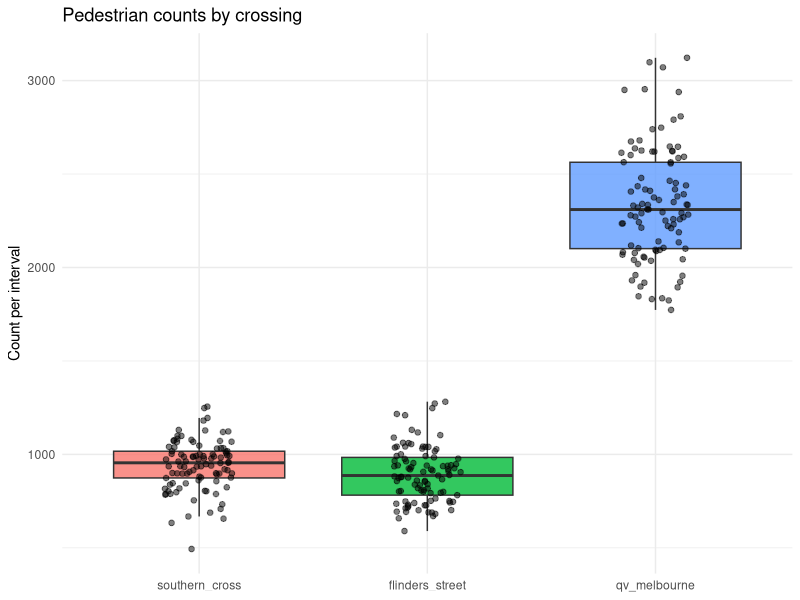
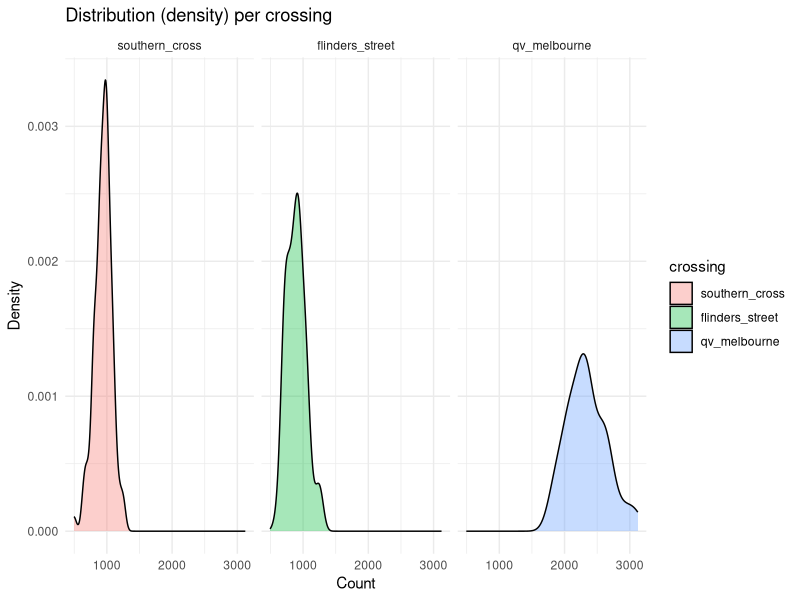
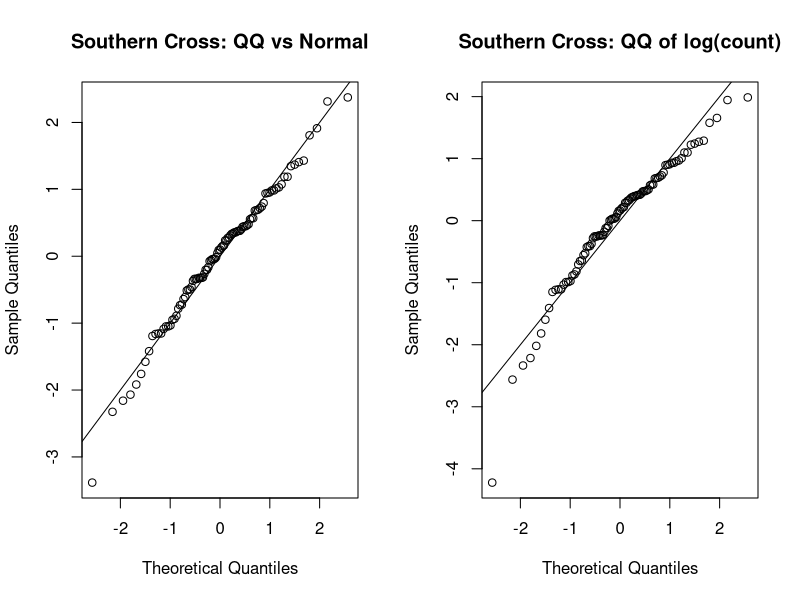
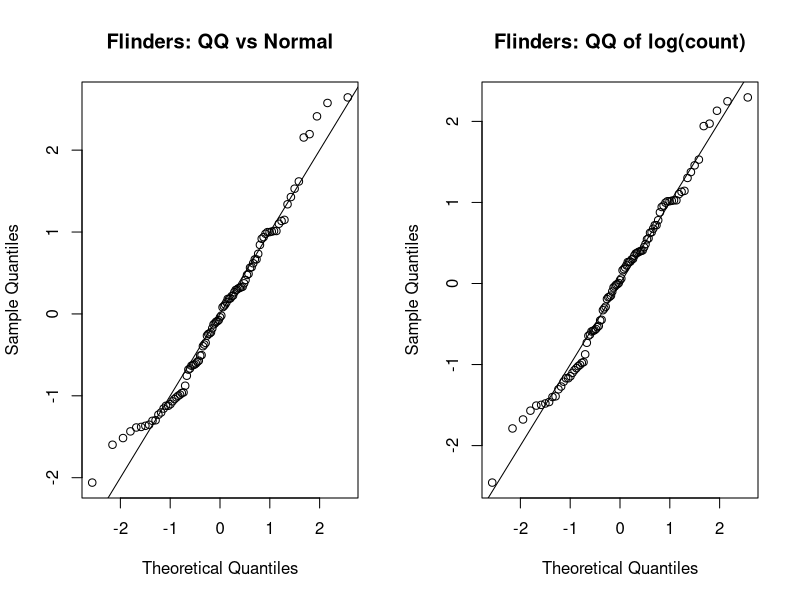
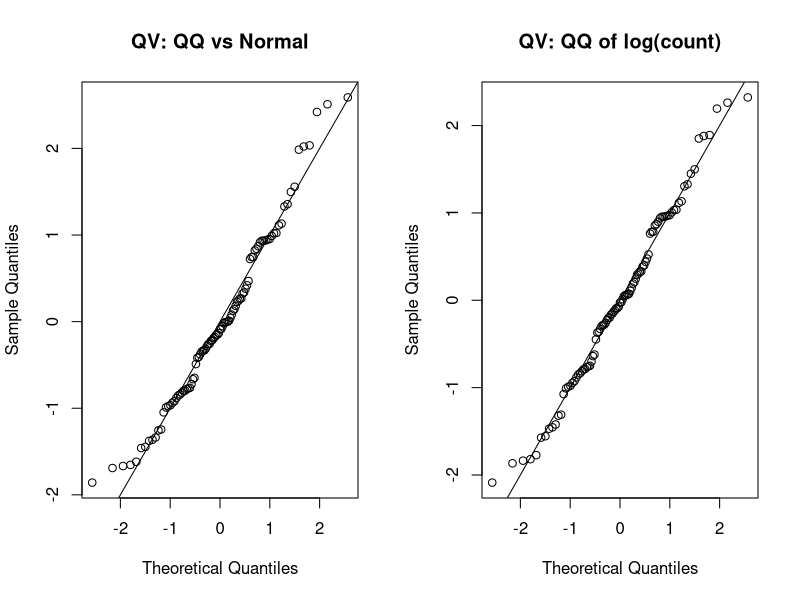

The R source for these figures, in order:
## ---- chunk 1
#| label: setup
#| include: false
#| echo: false
#| message: false
#| warning: false

knitr::opts_chunk$set(fig.align = "center", fig.width = 8, fig.height = 5, dpi = 150)

library(tidyverse)
library(boot)
library(MASS)

set.seed(355435)  

B <- 5000
## ---- chunk 2
pedestrian_df <- read.csv(here::here("data/pedestrians.csv"))
## ---- chunk 3
pedestrian_long <- pedestrian_df %>%
  mutate(obs = row_number()) %>%
  pivot_longer(-obs, names_to = "crossing", values_to = "count") %>%
  mutate(crossing = factor(crossing,
                           levels = c("southern_cross","flinders_street","qv_melbourne")))

# Box + jitter (great manager slide)
ggplot(pedestrian_long, aes(x = crossing, y = count, fill = crossing)) +
  geom_boxplot(outlier.shape = NA, alpha = 0.8) +
  geom_jitter(width = 0.15, alpha = 0.5, size = 1.6) +
  labs(title = "Pedestrian counts by crossing", x = NULL, y = "Count per interval") +
  theme_minimal() + theme(legend.position = "none")

# Density (shape of distributions)
ggplot(pedestrian_long, aes(x = count, fill = crossing)) +
  geom_density(alpha = 0.35) +
  facet_wrap(~ crossing, scales = "fixed") +
  labs(title = "Distribution (density) per crossing", x = "Count", y = "Density") +
  theme_minimal()

## ---- chunk 4
desc <- pedestrian_long |>
  group_by(crossing) |>
  summarise(
    n     = n(),
    mean  = mean(count),
    median= median(count),
    sd    = sd(count),
    min   = min(count),
    max   = max(count),
    iqr   = IQR(count),
    .groups = "drop"
)

## ---- chunk 5
# Southern Cross
sc <- pedestrian_df$southern_cross
fit_sc_norm  <- fitdistr(sc, "normal")
fit_sc_logn  <- fitdistr(sc, "lognormal")
fit_sc_gamma <- fitdistr(sc, "gamma")   # shape, rate

sc_models <- tibble(
  crossing = "southern_cross",
  model    = c("normal","lognormal","gamma"),
  logLik   = c(logLik(fit_sc_norm)[1],  logLik(fit_sc_logn)[1],  logLik(fit_sc_gamma)[1]),
  AIC      = c(AIC(fit_sc_norm),        AIC(fit_sc_logn),        AIC(fit_sc_gamma)),

  mean_est = c(
    unname(fit_sc_norm$estimate["mean"]),
    exp(fit_sc_logn$estimate["meanlog"] + 0.5*fit_sc_logn$estimate["sdlog"]^2),
    unname(fit_sc_gamma$estimate["shape"] / fit_sc_gamma$estimate["rate"])
  ),
  sd_est   = c(
    unname(fit_sc_norm$estimate["sd"]),
    sqrt((exp(fit_sc_logn$estimate["sdlog"]^2) - 1) *
         exp(2*fit_sc_logn$estimate["meanlog"] + fit_sc_logn$estimate["sdlog"]^2)),
    sqrt(unname(fit_sc_gamma$estimate["shape"]) / (unname(fit_sc_gamma$estimate["rate"])^2))
  )
)

# Flinders Street
fl <- pedestrian_df$flinders_street
fit_fl_norm  <- fitdistr(fl, "normal")
fit_fl_logn  <- fitdistr(fl, "lognormal")
fit_fl_gamma <- fitdistr(fl, "gamma")

fl_models <- tibble(
  crossing = "flinders_street",
  model    = c("normal","lognormal","gamma"),
  logLik   = c(logLik(fit_fl_norm)[1],  logLik(fit_fl_logn)[1],  logLik(fit_fl_gamma)[1]),
  AIC      = c(AIC(fit_fl_norm),        AIC(fit_fl_logn),        AIC(fit_fl_gamma)),

  mean_est = c(
    unname(fit_fl_norm$estimate["mean"]),
    exp(fit_fl_logn$estimate["meanlog"] + 0.5*fit_fl_logn$estimate["sdlog"]^2),
    unname(fit_fl_gamma$estimate["shape"] / fit_fl_gamma$estimate["rate"])
  ),
  sd_est   = c(
    unname(fit_fl_norm$estimate["sd"]),
    sqrt((exp(fit_fl_logn$estimate["sdlog"]^2) - 1) *
         exp(2*fit_fl_logn$estimate["meanlog"] + fit_fl_logn$estimate["sdlog"]^2)),
    sqrt(unname(fit_fl_gamma$estimate["shape"]) / (unname(fit_fl_gamma$estimate["rate"])^2))
  )
)

# QV Melbourne
qv <- pedestrian_df$qv_melbourne
fit_qv_norm  <- fitdistr(qv, "normal")
fit_qv_logn  <- fitdistr(qv, "lognormal")
fit_qv_gamma <- fitdistr(qv, "gamma")

qv_models <- tibble(
  crossing = "qv_melbourne",
  model    = c("normal","lognormal","gamma"),
  logLik   = c(logLik(fit_qv_norm)[1],  logLik(fit_qv_logn)[1],  logLik(fit_qv_gamma)[1]),
  AIC      = c(AIC(fit_qv_norm),        AIC(fit_qv_logn),        AIC(fit_qv_gamma)),

  mean_est = c(
    unname(fit_qv_norm$estimate["mean"]),
    exp(fit_qv_logn$estimate["meanlog"] + 0.5*fit_qv_logn$estimate["sdlog"]^2),
    unname(fit_qv_gamma$estimate["shape"] / fit_qv_gamma$estimate["rate"])
  ),
  sd_est   = c(
    unname(fit_qv_norm$estimate["sd"]),
    sqrt((exp(fit_qv_logn$estimate["sdlog"]^2) - 1) *
         exp(2*fit_qv_logn$estimate["meanlog"] + fit_qv_logn$estimate["sdlog"]^2)),
    sqrt(unname(fit_qv_gamma$estimate["shape"]) / (unname(fit_qv_gamma$estimate["rate"])^2))
  )
)

mle_fits <- bind_rows(sc_models, fl_models, qv_models) |>
  arrange(crossing, AIC)

mle_fits
## ---- chunk 6
par(mfrow = c(1,2))

# Southern Cross
qqnorm((sc - fit_sc_norm$estimate["mean"])/fit_sc_norm$estimate["sd"],
       main="Southern Cross: QQ vs Normal"); abline(0,1)
qqnorm((log(sc) - fit_sc_logn$estimate["meanlog"])/fit_sc_logn$estimate["sdlog"],
       main="Southern Cross: QQ of log(count)"); abline(0,1)

## Flinders
qqnorm((fl - fit_fl_norm$estimate["mean"]) / fit_fl_norm$estimate["sd"],
       main = "Flinders: QQ vs Normal"); abline(0, 1)

qqnorm((log(fl) - fit_fl_logn$estimate["meanlog"]) / fit_fl_logn$estimate["sdlog"],
       main = "Flinders: QQ of log(count)"); abline(0, 1)


## QV
qqnorm((qv - fit_qv_norm$estimate["mean"]) / fit_qv_norm$estimate["sd"],
       main = "QV: QQ vs Normal"); abline(0, 1)

qqnorm((log(qv) - fit_qv_logn$estimate["meanlog"]) / fit_qv_logn$estimate["sdlog"],
       main = "QV: QQ of log(count)"); abline(0, 1)


## ---- chunk 7

t.test(pedestrian_df$qv_melbourne, pedestrian_df$southern_cross,  paired = TRUE)  # QV - SC
t.test(pedestrian_df$qv_melbourne, pedestrian_df$flinders_street, paired = TRUE)  # QV - FL
t.test(pedestrian_df$southern_cross, pedestrian_df$flinders_street, paired = TRUE) # SC - FL

boot_stat_diff_paired <- function(d, idx){
  dd <- d[idx, , drop = FALSE]
  mean(dd[,1] - dd[,2])                 
}

boot_pair <- function(x, y, B = 5000, conf = 0.95){
  b  <- boot(data = cbind(x, y), statistic = boot_stat_diff_paired, R = B)
  ci <- boot.ci(b, conf = conf, type = "perc")
  tibble(
    est_diff = b$t0,
    se_boot  = sd(b$t),
    lo_perc  = unname(ci$percent[4]),
    hi_perc  = unname(ci$percent[5]))
}

paired_boot_table <- bind_rows(
  boot_pair(pedestrian_df$qv_melbourne,    pedestrian_df$southern_cross)  |> dplyr::mutate(contrast = "QV - SC"),
  boot_pair(pedestrian_df$qv_melbourne,    pedestrian_df$flinders_street) |> dplyr::mutate(contrast = "QV - FL"),
  boot_pair(pedestrian_df$southern_cross,  pedestrian_df$flinders_street) |> dplyr::mutate(contrast = "SC - FL")) |>
  relocate(contrast)
paired_boot_table
## ---- chunk 8
# Bootstrap statistic: empirical 90th percentile 
boot_stat_q90_emp <- function(x, idx) {
  quantile(x[idx], probs = 0.90, type = 7, names = FALSE)
}

boot_ci_emp <- function(x, B = 5000, conf = 0.95){
  b  <- boot(x, statistic = boot_stat_q90_emp, R = B)
  ci <- boot.ci(b, conf = conf, type = "perc")
  tibble(
    q90_hat = quantile(x, 0.90, type = 7, names = FALSE),
    lo      = unname(ci$percent[4]),
    hi      = unname(ci$percent[5]),
    method  = "Empirical (bootstrap percentile)"
  )
}

emp_tbl <- bind_rows(
  boot_ci_emp(pedestrian_df$southern_cross)  |> mutate(crossing = "southern_cross"),
  boot_ci_emp(pedestrian_df$flinders_street) |> mutate(crossing = "flinders_street"),
  boot_ci_emp(pedestrian_df$qv_melbourne)    |> mutate(crossing = "qv_melbourne")
) |> relocate(crossing)
emp_tbl
## ---- chunk 9
set.seed(123)
boot_stat_q90_model <- function(dist = c("normal","lognormal")){
  dist <- match.arg(dist)
  function(x, idx){
    xx <- x[idx]
    if (dist == "normal"){
      fit <- fitdistr(xx, "normal")
      qnorm(0.90, fit$estimate["mean"], fit$estimate["sd"])
    } else {
      fit <- fitdistr(xx, "lognormal")
      qlnorm(0.90, fit$estimate["meanlog"], fit$estimate["sdlog"])
    }
  }
}

boot_ci_model <- function(x, dist, B = 5000, conf = 0.95){
  statfun <- boot_stat_q90_model(dist)
  b  <- boot(x, statistic = statfun, R = B)

  if (dist == "normal"){
    fit <- fitdistr(x, "normal")
    qhat <- qnorm(0.90, fit$estimate["mean"], fit$estimate["sd"])
    lab  <- "Model (Normal)"
  } else {
    fit <- fitdistr(x, "lognormal")
    qhat <- qlnorm(0.90, fit$estimate["meanlog"], fit$estimate["sdlog"])
    lab  <- "Model (Lognormal)"
  }

  ci <- boot.ci(b, conf = conf, type = "perc")
  tibble(
    q90_hat = qhat,
    lo      = unname(ci$percent[4]),
    hi      = unname(ci$percent[5]),
    method  = lab
  )
}

mod_tbl <- bind_rows(
  boot_ci_model(pedestrian_df$southern_cross,  dist = "normal",    B = B) |> mutate(crossing = "southern_cross"),
  boot_ci_model(pedestrian_df$flinders_street, dist = "lognormal", B = B) |> mutate(crossing = "flinders_street"),
  boot_ci_model(pedestrian_df$qv_melbourne,    dist = "lognormal", B = B) |> mutate(crossing = "qv_melbourne")
) |> relocate(crossing)
mod_tbl
